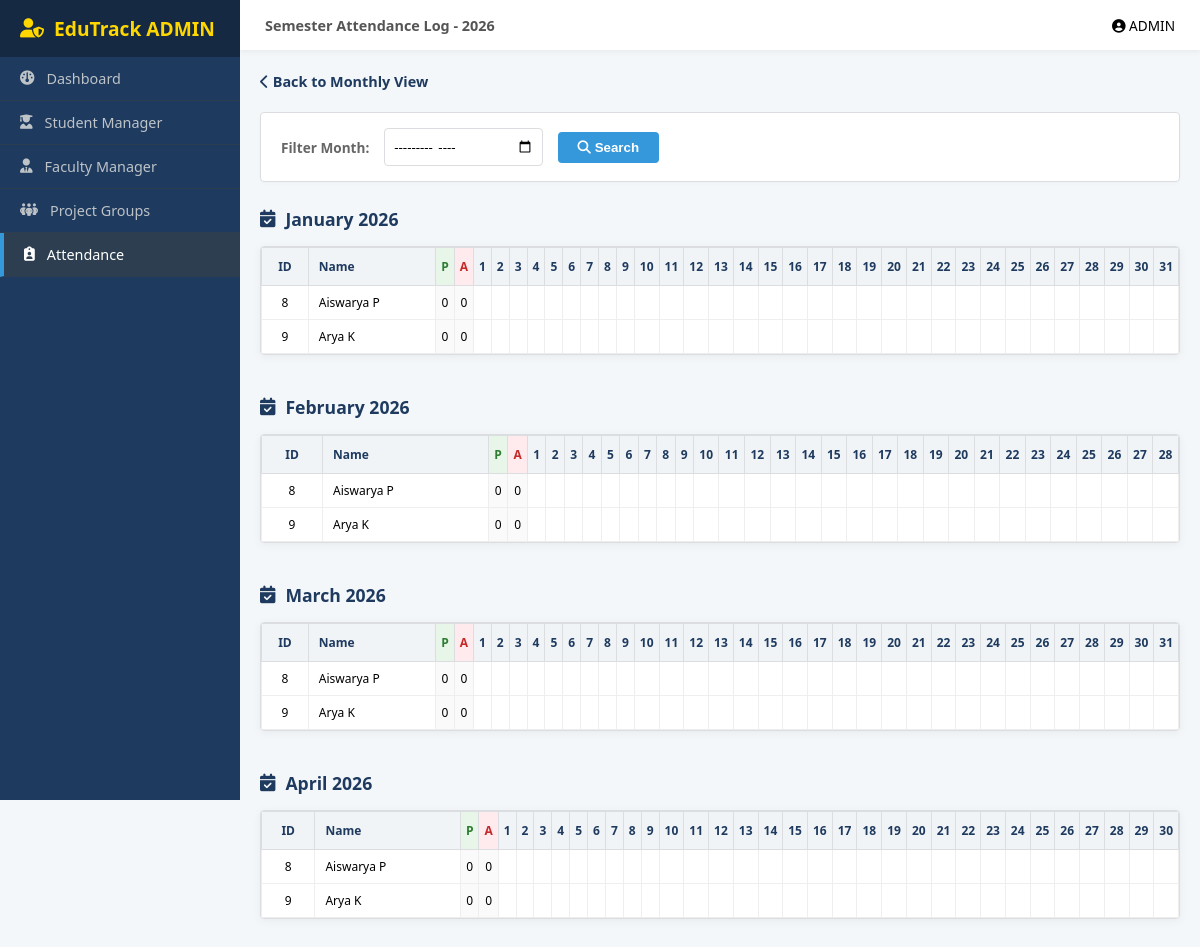
/WAdmin/semester-attendance/, run on the app's committed database.
### Admin/models.py (models this page shows, shortened)
class Student(models.Model):
    admission_number = models.CharField(max_length=30, unique=True)
    name = models.CharField(max_length=100)
    email = models.EmailField(unique=True)
    phone = models.CharField(max_length=15)
    department = models.CharField(max_length=50)
    course = models.CharField(max_length=10)  # BCA / MCA
    academic_batch = models.CharField(max_length=20)  # previously course_batch
    file_batch = models.CharField(max_length=5)  # A/B/C/D
    password = models.CharField(max_length=255)

### Admin/views.py (the view)
# urls.py: path('semester-attendance/', views.semester_attendance_view, name='semester_attendance'),
def semester_attendance_view(request):
    students = Student.objects.all()
    year = 2026
    semester_months = [1, 2, 3, 4]  # Jan-Apr
    month_filter = request.GET.get('month')
    if month_filter:
        filter_year, filter_month = map(int, month_filter.split('-'))
        months_to_show = [filter_month] if filter_year == year else []
    else:
        months_to_show = semester_months  # show all months
    semester_data = []
    for month in months_to_show:
        month_last_day = monthrange(year, month)[1]
        days_range = [date(year, month, day) for day in range(1, month_last_day + 1)]
        month_data = []
        for student in students:
            student_record = {
                'student_id': student.id,
                'name': student.name,
                'present': 0,
                'absent': 0,
                'attendance_display': []
            }
            for day in days_range:
                att = Attendance.objects.filter(student=student, date=day).first()
                if att:
                    if att.status == 'Present':
                        student_record['present'] += 1
                        student_record['attendance_display'].append(('P', 'present'))
                    else:
                        student_record['absent'] += 1
                        student_record['attendance_display'].append(('A', 'absent'))
                else:
                    student_record['attendance_display'].append(('', 'empty'))
            month_data.append(student_record)
        semester_data.append({
            'month_name': date(year, month, 1).strftime('%B'),
            'days_range': days_range,
            'month_data': month_data
        })
    return render(request, 'Admin/semester_attendance.html', {
        'semester_data': semester_data,
        'year': year,
        'month_filter': month_filter
    })

### Admin/templates/Admin/semester_attendance.html (shortened to what this page needs)
<!doctype html>
<html lang="en">
  <head>
    <link
      rel="stylesheet"
      href="https://cdnjs.cloudflare.com/ajax/libs/font-awesome/6.5.0/css/all.min.css"
    />
  </head>
  <body>
    <div class="sidebar">
      <div class="sidebar-brand">
        <i class="fa-solid fa-user-shield"></i> EduTrack ADMIN
      </div>
      <a href="{% url 'WAdmin:admin_dashboard' %}" class="nav-item"
        ><i class="fa-solid fa-gauge"></i> Dashboard</a
      >
      <a href="{% url 'WAdmin:student_list' %}" class="nav-item"
        ><i class="fa-solid fa-user-graduate"></i> Student Manager</a
      >
      <a href="{% url 'WAdmin:faculty_list' %}" class="nav-item"
        ><i class="fa-solid fa-user-tie"></i> Faculty Manager</a
      >
      <a href="{% url 'WAdmin:project_group_list' %}" class="nav-item"
        ><i class="fa-solid fa-people-group"></i> Project Groups</a
      >
      <a href="{% url 'WAdmin:admin_attendance' %}" class="nav-item active"
        ><i class="fa-solid fa-clipboard-user"></i> Attendance</a
      >
    </div>
    <div class="main-wrapper">
      <div class="top-header">
        <div style="font-size: 0.9rem; font-weight: 600; color: #555">
          Semester Attendance Log - {{ year }}
        </div>
        <div style="font-size: 0.85rem">
          <i class="fa-solid fa-circle-user"></i> ADMIN
        </div>
      </div>
      <div class="content-area">
        <div style="margin-bottom: 20px">
          <a
            href="{% url 'WAdmin:admin_attendance' %}"
            style="
              text-decoration: none;
              color: var(--et-dark);
              font-weight: 600;
              font-size: 0.9rem;
            "
          >
            <i class="fa-solid fa-chevron-left"></i> Back to Monthly View
          </a>
        </div>
        <div class="filter-card">
          <form
            method="get"
            style="display: flex; align-items: center; gap: 15px; width: 100%"
          >
            <label style="font-size: 0.85rem; font-weight: 600; color: #666"
              >Filter Month:</label
            >
            <input type="month" name="month" value="{{ month_filter }}" />
            <button type="submit" class="btn-search">
              <i class="fa-solid fa-magnifying-glass"></i> Search
            </button>
          </form>
        </div>
        {% for month in semester_data %}
        <div class="month-section">
          <div class="month-title">
            <i class="fa-solid fa-calendar-check"></i> {{ month.month_name}}
            {{year}}
          </div>
          <div class="table-card">
            <table>
              <thead>
                <tr>
                  <th style="width: 50px">ID</th>
                  <th
                    style="width: 150px; text-align: left; padding-left: 10px"
                  >
                    Name
                  </th>
                  <th style="background: #e8f5e9; color: #2e7d32">P</th>
                  <th style="background: #ffebee; color: #c62828">A</th>
                  {% for day in month.days_range %}
                  <th>{{ day.day }}</th>
                  {% endfor %}
                </tr>
              </thead>
              <tbody>
                {% for student in month.month_data %}
                <tr>
                  <td>{{ student.student_id }}</td>
                  <td
                    style="
                      text-align: left;
                      padding-left: 10px;
                      font-weight: 500;
                    "
                  >
                    {{ student.name }}
                  </td>
                  <td style="background: #fafafa">{{ student.present }}</td>
                  <td style="background: #fafafa">{{ student.absent }}</td>
                  {% for value, css in student.attendance_display %}
                  <td class="{{ css }}">{{ value }}</td>
                  {% endfor %}
                </tr>
                {% endfor %}
              </tbody>
            </table>
          </div>
        </div>
        {% endfor %}
      </div>
    </div>
  </body>
</html>

### Admin/templates/Admin/semester_attendance.html (style rules this page uses)
:root { --et-dark: #1e3a5f; --et-sidebar: #2c3e50; --et-bg: #f4f7f9; --et-accent: #3498db; --et-border: #dcdde1; --et-success: #2ecc71; --et-danger: #e74c3c; }
body { margin: 0; font-family: "Segoe UI", Arial, sans-serif; background: var(--et-bg); display: flex; min-height: 100vh; }
.sidebar { width: 240px; background: var(--et-dark); color: white; flex-shrink: 0; position: sticky; top: 0; height: 100vh; }
.sidebar-brand { padding: 15px 20px; background: #152943; font-size: 1.2rem; font-weight: bold; display: flex; align-items: center; gap: 10px; color: #ffd700; }
.nav-item { padding: 12px 20px; display: flex; align-items: center; gap: 12px; color: #bdc3c7; text-decoration: none; border-bottom: 1px solid #2c3e50; font-size: 0.9rem; }
.nav-item:hover, .nav-item.active { background: #2c3e50; color: white; }
.nav-item.active { border-left: 4px solid var(--et-accent); }
.main-wrapper { flex-grow: 1; display: flex; flex-direction: column; width: calc(100% - 240px); }
.top-header { background: #fff; height: 50px; display: flex; justify-content: space-between; align-items: center; padding: 0 25px; box-shadow: 0 2px 5px rgba(0, 0, 0, 0.05); }
.content-area { padding: 20px; }
.filter-card { background: white; padding: 15px 20px; border: 1px solid var(--et-border); border-radius: 4px; margin-bottom: 25px; display: flex; align-items: center; gap: 15px; box-shadow: 0 2px 5px rgba(0, 0, 0, 0.02); }
.filter-card input[type="month"] { padding: 8px; border: 1px solid var(--et-border); border-radius: 4px; font-family: inherit; }
.btn-search { background: var(--et-accent); color: white; border: none; padding: 8px 20px; border-radius: 4px; cursor: pointer; font-weight: 600; }
.month-section { margin-bottom: 40px; }
.month-title { font-size: 1.1rem; font-weight: bold; color: var(--et-dark); margin-bottom: 15px; display: flex; align-items: center; gap: 10px; }
.table-card { background: white; border: 1px solid var(--et-border); border-radius: 4px; overflow-x: auto; box-shadow: 0 2px 10px rgba(0, 0, 0, 0.05); }
table { width: 100%; border-collapse: collapse; font-size: 12px; min-width: 900px; }
th { background: #f1f4f6; color: var(--et-dark); padding: 10px 5px; font-weight: 600; border: 1px solid var(--et-border); }
td { padding: 8px 5px; border: 1px solid #eee; text-align: center; }
.empty { color: #bdc3c7; }

### data on the page
Student: name "Aiswarya P" "Aiswarya P" "Aiswarya P" "Aiswarya P"
Student: name "Arya K" "Arya K" "Arya K" "Arya K"

### other printed values
{{ year }} "2026"
{{ month.month_name }} "January" "February" "March" "April"
{{ year }} "2026" "2026" "2026" "2026"
{{ day.day }} "1" "2" "3" "4" "5" "6" "7" "8" "9" "10" "11" "12" "13" "14" "15" "16" "17" "18" "19" "20" "21" "22" "23" "24" "25" "26" "27" "28" "29" "30" "31" "1" "2" "3" "4" "5" "6" "7" "8" "9" "10" "11" "12" "13" "14" "15" "16" "17" "18" "19" "20" "21" "22" "23" "24" "25" "26" "27" "28" "1" "2" "3" "4" "5" "6" "7" "8" "9" "10" "11" "12" "13" "14" "15" "16" "17" "18" "19" "20" "21" "22" "23" "24" "25" "26" "27" "28" "29" "30" "31" "1" "2" "3" "4" "5" "6" "7" "8" "9" "10" "11" "12" "13" "14" "15" "16" "17" "18" "19" "20" "21" "22" "23" "24" "25" "26" "27" "28" "29" "30"
{{ student.student_id }} "8" "9" "8" "9" "8" "9" "8" "9"
{{ student.present }} "0" "0" "0" "0" "0" "0" "0" "0"
{{ student.absent }} "0" "0" "0" "0" "0" "0" "0" "0"
